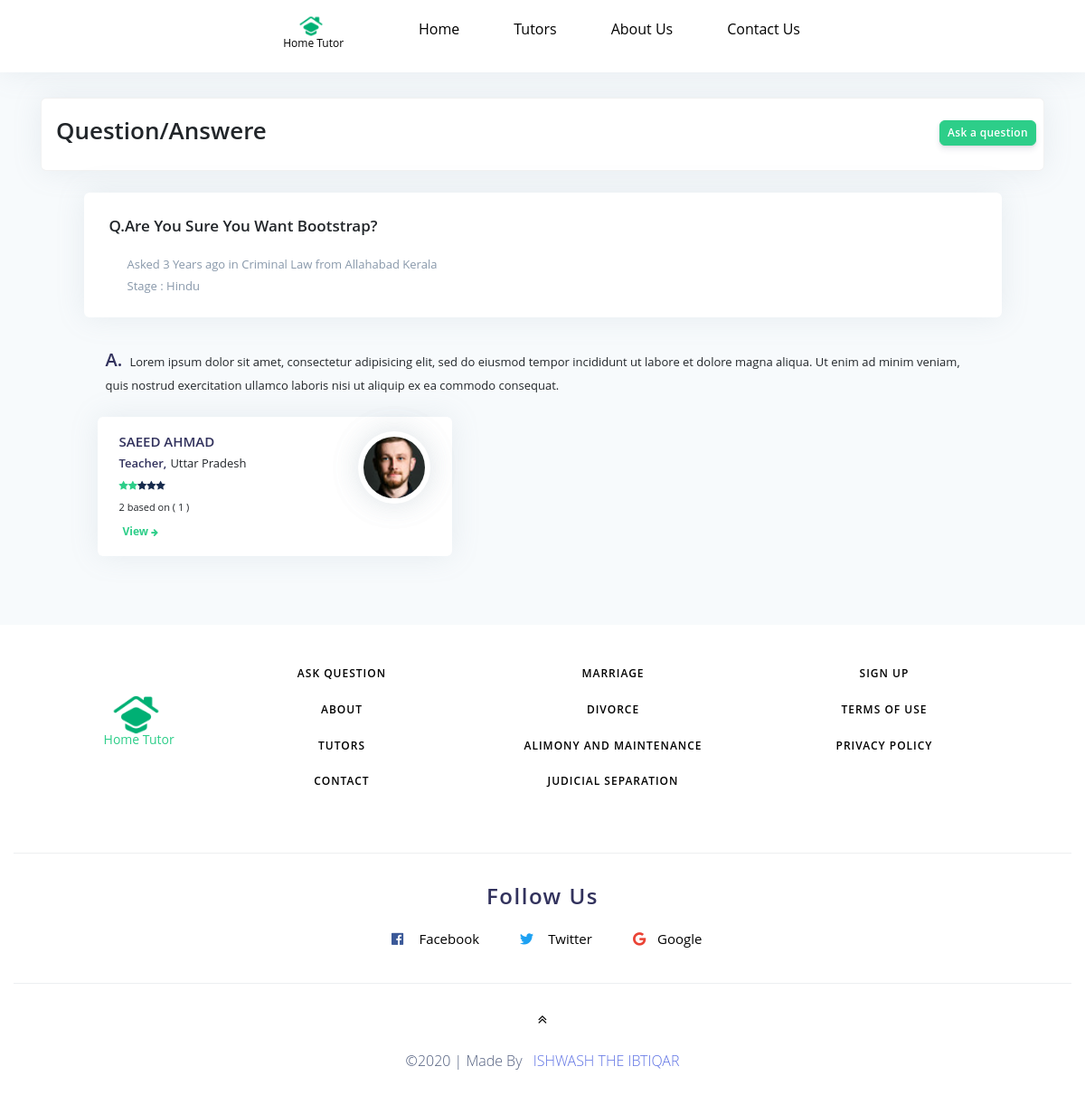
Screenshot of /genviewquestion.php?qt_id=22 with the database file from the repository.
### tables this page shows
CREATE TABLE `tbl_question` (
  `question_id` int(11) NOT NULL,
  `email` varchar(30) NOT NULL,
  `lawarea` varchar(20) NOT NULL,
  `title` varchar(50) NOT NULL,
  `description` varchar(5000) NOT NULL,
  `religion` varchar(10) NOT NULL,
  `state` varchar(5) NOT NULL,
  `district` varchar(5) NOT NULL,
  `pincode` varchar(6) NOT NULL,
  `mo_number` varchar(13) NOT NULL,
  `date` date NOT NULL,
  `time` time NOT NULL
);

CREATE TABLE `tbl_law` (
  `law_id` int(11) NOT NULL,
  `lawname` varchar(100) NOT NULL,
  `date` date NOT NULL,
  `time` time NOT NULL
);

CREATE TABLE `tbl_district` (
  `district_id` int(11) NOT NULL,
  `name` varchar(200) NOT NULL,
  `state_id` int(11) NOT NULL,
  `date` date NOT NULL,
  `time` time NOT NULL
);

CREATE TABLE `tbl_state` (
  `state_id` int(11) NOT NULL,
  `name` varchar(100) NOT NULL,
  `date` date NOT NULL,
  `time` time NOT NULL
);

CREATE TABLE `tbl_answere` (
  `answered_id` int(11) NOT NULL,
  `answered` varchar(3000) NOT NULL,
  `lawyer_email` varchar(30) NOT NULL,
  `question_id` int(11) NOT NULL,
  `date` date NOT NULL,
  `time` time NOT NULL
);

CREATE TABLE `tbl_lawyer` (
  `lawyer_id` int(11) NOT NULL,
  `name` varchar(100) NOT NULL,
  `email` varchar(30) NOT NULL,
  `password` varchar(40) NOT NULL,
  `number` varchar(10) NOT NULL,
  `license_number` varchar(15) NOT NULL,
  `language` varchar(200) NOT NULL,
  `practicingarea` varchar(200) NOT NULL,
  `practicingcourt` varchar(1000) NOT NULL,
  `practicingstate` varchar(20) NOT NULL,
  `practicingdistrict` varchar(50) NOT NULL,
  `casehandled` varchar(20) NOT NULL,
  `bar_enroll_date` date NOT NULL,
  `website` varchar(70) NOT NULL,
  `alt_number` varchar(10) NOT NULL,
  `account_number` varchar(60) NOT NULL,
  `ifsc` varchar(15) NOT NULL,
  `state` varchar(20) NOT NULL,
  `district` varchar(20) NOT NULL,
  `locality` varchar(100) NOT NULL,
  `pincode` varchar(6) NOT NULL,
  `filename` varchar(200) NOT NULL,
  `status` int(2) NOT NULL,
  `date_time` datetime NOT NULL
);

CREATE TABLE `tbl_inlawtype` (
  `lawtype_id` int(11) NOT NULL,
  `areaname` varchar(200) NOT NULL,
  `lawarea_id` int(11) NOT NULL,
  `areafontcode` varchar(20) NOT NULL,
  `date` date NOT NULL,
  `time` time NOT NULL
);

### get_time_ago.php (called while the page is built, shortened)
<?php
function get_time_ago($timestamp)
{
  $time_ago = strtotime($timestamp);
  $current_time=time();
  $time_difference= $current_time - $time_ago;
  $seconds= $time_difference;
  $minuts= round($seconds/60);
  $hours= round($seconds/ 3600);
  $days= round($seconds/  86400);
  $weeks= round($seconds/ 604800);
  $months= round($seconds/2629440);
  $years= round($seconds/ 31553280);
  if($seconds <= 60){
    return "just Now";}
  else if($minuts <=60){
     if($minuts==1){
      return "One Minute ago";}
     else{
      return "$minuts Minutes ago";}
  }
  else if($hours <=24){
     if($hours==1){
      return "An Hours ago";}
     else{
      return "$hours Hours ago";}
  }
  else if($days <=7){
     if($days==1){
      return "Yesterday";}
     else{
      return "$days Days ago";}
  }
  else if($weeks <= 4.3)
  {
     if($weeks==1){
      return "A Week ago";}
     else{
      return "$weeks Weeks ago";}
  }
  else if($months <= 12){
     if($months==1){
      return "A Month ago";}
     else{
      return "$months Months ago";}
  }
  else{
     if($years==1){
      return "One Year ago";}
     else{
      return "$years Years ago";}
  }
}
?>

### genviewquestion.php (the view, shortened to what this page needs)
<?php
include("header.php");
include 'config.php';
$qt_id = $_REQUEST['qt_id'];
$query = "SELECT * FROM tbl_question WHERE question_id='$qt_id'";
$result = mysqli_query($connect, $query);
if ($row = mysqli_fetch_array($result)) {
  $title = $row['title'];
  $lawarea_id = $row['lawarea'];
  $religion = $row['religion'];
  $state_id = $row['state'];
  $district_id = $row['district'];
  $date = $row['date'];
  $time = $row['time'];
}
$query1 = "SELECT * FROM tbl_state WHERE state_id='$state_id'";
$result1 = mysqli_query($connect, $query1);
if ($row1 = mysqli_fetch_array($result1)) {
  $state = $row1['name'];
}
$query2 = "SELECT * FROM tbl_district WHERE district_id='$district_id'";
$result2 = mysqli_query($connect, $query2);
if ($row2 = mysqli_fetch_array($result2)) {
  $district = $row2['name'];
}
$query3 = "SELECT * FROM tbl_law WHERE law_id='$lawarea_id'";
$result3 = mysqli_query($connect, $query3);
if ($row3 = mysqli_fetch_array($result3)) {
  $lawname = $row3['lawname'];
}
$query4 = "SELECT * FROM tbl_answere WHERE question_id='$qt_id'";
$result4 = mysqli_query($connect, $query4);
$date_time = $date . " " . $time;
$updateagomsg = get_time_ago($date_time);
?>
<section id="question" class="bg-secondary">
  <div class="container mt-5" id="allanswere">
    <div class="py-3 bg-white shadow card">
      <div class="row">
        <div class="col-md-6 col-8 ">
          <h1 class="ml-3 text-dark">Question/Answere</h1>
        </div>
        <div class="col-md-6 col-4">
          <a href="genaskquestion.php"><button class="btn btn-success  btn-sm mt-2  mr-2 float-right mr-1">Ask a question</button>
          </a>
        </div>
      </div>
    </div>
    <div class="row mt-3 justify-content-center">
      <div class="col-11 text-dark">
        <div class="card mb-2 mt-2 border-0 shadow">
          <div class="card-body">
            <h3><span class="ml-1 text-dark">Q.<?php echo $title; ?></span></h3>
            <small class="text-muted ml-4">Asked <?php echo $updateagomsg ?> in <?php echo $lawname; ?> from <?php echo $district . ' ' . $state; ?></small><br />
            <small class="text-muted ml-4"> Stage : <?php echo $religion; ?></small>
          </div>
        </div>
        <?php
        while ($row4 = mysqli_fetch_array($result4)) {
          $lawyer_email = $row4['lawyer_email'];
          $query5 = "SELECT * FROM tbl_lawyer WHERE email='$lawyer_email'";
          $result5 = mysqli_query($connect, $query5);
          if ($row5 = mysqli_fetch_array($result5)) {
            $lawyerid = $row5['lawyer_id'];
            $lawyer_name = $row5['name'];
            $filename = $row5['filename'];
            $practstate = $row5['practicingstate'];
            $query6 = "SELECT * FROM tbl_state WHERE state_id='$practstate'";
            $result6 = mysqli_query($connect, $query6);
            if ($row6 = mysqli_fetch_array($result6)) {
              $practicingstate = $row6['name'];
            }
          }
        ?>
          <div class="card bg-transparent mt-2 border-0">
            <div class="card-body">
              <span class="h2">A.</span>
              <span class="ml-1" style="font-size: 13px"><span><?php echo $row4['answered']; ?></span></span>
            </div>
            <div class="col-xl-5 col-md-7">
              <div class="card card-stats mb-3 border-0 shadow">
                <div class="card-body">
                  <div class="row">
                    <div class="col">
                      <h4 class="card-title text-uppercase mb-0"><?php echo $lawyer_name ?></h4>
                      <span class="h5 font-weight-bold mb-0">Teacher,</span>
                      <small> <?php echo $practicingstate ?></small><br />
                      <small><span style="font-size: 11px"><?php echo LawyerGetRating($lawyerid); ?> </span></small>
                      <p class="mt-1 mb-0 text-muted carddown text-sm">
                        <a style="font-size: 12px" href="genlawyerprofile.php?la_id=<?php echo $lawyerid; ?>" class="text-success ml-1"> View <i class="fa fa-arrow-right" style="font-size: 9px"></i></a>
                      </p>
                    </div>
                    <div class="col-auto bg-dange">
                      <div class="rounded-circle shadow">
                        <img src="code/profileUpload/<?php echo $filename; ?>" class="img-fluid  rounded-circle shadow" style="padding: 6px; height: 80px;width: 80px">
                      </div>
                    </div>
                  </div>
                </div>
              </div>
            </div>
          </div>
        <?php } ?>
      </div>
    </div>
  </div>
</section>
<?php
include("footer.php")
?>

### lawyer_rating.php (shortened to what this page needs)
<?php
function LawyerGetRating($lawyer_id)
{
  include 'config.php';
  $query2="SELECT * FROM tbl_star WHERE lawyer_id='$lawyer_id'";
  $result2=mysqli_query($connect,$query2);
  $count_user_rating=mysqli_num_rows($result2);
   $query="SELECT SUM(ratepoint)  AS total FROM tbl_star WHERE lawyer_id='$lawyer_id'";
   $result=mysqli_query($connect,$query);
   $row=mysqli_fetch_array($result);
   $total=$row['total'];
   $output='';
   $avg=0;
   if($count_user_rating>0)
   {
   $avg= $total/$count_user_rating;
  	  $point=$avg;
      $remain=5-$point;
      if($remain>=1 AND $remain<2)
      {
    	  $start=4;
      }
      elseif($remain>=2 AND $remain<3)
      {
    	$start=3;
      }
      elseif($remain>=3 AND $remain<4)
      {
    	$start=2;
      }
      elseif($remain>=4 AND $remain<5)
      {
    	$start=1;
      }
      else{
    	$start=6;
      }
     for($i=0; $i<$point; $i++){
	 $output.='<i class="fa fa-star text-green"></i>';
     }
     for ($j=$start; $j<5 ; $j++) {
     $output.='<i class="fa fa-star text-default"></i>';
     }
    }
     $output.='<br/>';
     $output.=round($avg,2) ." based on ( ".$count_user_rating." )";
     return $output;
  }
?>

### footer.php
<?php
$query = "SELECT * FROM tbl_inlawtype ORDER BY lawtype_id LIMIT 4";
$result = mysqli_query($connect, $query);
?>
<div>
    <div class="container-fluid py-md-4">
        <div class="row justify-content-center text-center">
            <div class="col-lg-1 col-xl-1 col-md-1 ml-3 footer_grid mt-5 text-green">
                <img src="img/home (1).png" class="img-fulid" style="width: 55px;margin-bottom: 35px">
                <sub><sub><sub><sub><sub><sub><sub><sub><sub><span style="font-size: 14px;margin-left: -68px;">Home Tutor</span></sub></sub></sub></sub></sub></sub></sub></sub></sub>
            </div>
            <div class="col-lg-3 col-xl-3 col-md-3 footer_grid mt-md-0 mt-4">
                <ul class="footer_list">
                    <li>
                        <a href="genaskquestion.php"> Ask Question</a>
                    </li>
                    <li>
                        <a href="about.php"> About</a>
                    </li>
                    <li>
                        <a href="genlawyer.php"> Tutors</a>
                    </li>
                    <li>
                        <a href="contact.php"> Contact</a>
                    </li>
                </ul>
            </div>
            <div class="col-lg-3 col-xl-3 col-md-3 sfooter_grid mt-md-0 mt-sm-4 mt-3">
                <ul class="footer_list">
                    <?php
                    while ($row = mysqli_fetch_array($result)) {
                    ?>
                        <li>
                            <a href="genralsearchlawyer.php?law_id=<?php echo $row['lawtype_id']; ?>"><?php echo $row['areaname']; ?></a>
                        </li>
                    <?php
                    }
                    ?>
                </ul>
            </div>
            <div class="col-lg-3 mt-md-0 mt-sm-4 mt-3">
                <ul class="footer_list">
                    <li>
                        <a href="signup.php">Sign Up</a>
                    </li>
                    <li>
                        <a href="#">Terms of Use</a>
                    </li>
                    <li>
                        <a href="#">Privacy Policy</a>
                    </li>
                </ul>
            </div>
        </div>
        <div class="social_grid">
            <h3 class="fallowUs">Follow Us</h3>
            <div class="social-icons">
                <ul>
                    <li><a href="#"><span class="fab fa-facebook-f"></span> Facebook</a></li>
                    <li><a href="#"><span class="fab fa-twitter"></span> Twitter</a></li>
                    <li><a href="#"><span class="fab fa-google"></span>Google</a></li>
                </ul>
            </div>
        </div>
        <div class="move-top text-center mt-lg-4 mt-3">
            <a href="#top"><span class="fa fa-angle-double-up" aria-hidden="true"></span></a>
        </div>
        <div class="rinfo">
            <p class="text-center mt-3">&copy;2020 | Made By <a href="" class="text-uppercase ml-2"> Ishwash The Ibtiqar</a></p>
        </div>
    </div>
</div>

### css/headerstyle.css (style rules this page uses)
p { margin:0; }
section { padding: 60px 0; }

### css/style.css (style rules this page uses)
html { scroll-behavior: smooth; }
body { overflow-x: hidden; background: #fff; }
.footer_list li { list-style: none; }
.footer_list li a { text-decoration: none; text-transform: uppercase; letter-spacing: 1px; font-size: 0.75em; display: block; font-weight: 600; margin: 1.8em 0; color:#000; }
.footer_list li:last-child { margin-bottom: 0; }
h3.fallowUs { font-size: 1.5em; font-weight: 600; letter-spacing: 1.5px; margin-bottom: .7em; line-height: 30px; text-shadow: 0 1px 2px rgba(255, 255, 255, 0.2); }
.move-top span { color: #000; text-align: center; border: none; line-height: 2em; }
.rinfo a { text-decoration: none; }
.social_grid { padding: 2em 0; border-top: 1px solid #edeff1; margin: 3em 0 0 0; text-align: center; border-bottom: 1px solid #edeff1; }
.social-icons ul { padding: 0; margin: 0; }
.social-icons ul li { display: inline-block; margin: 0 1em; }
.social-icons ul li a { text-align: center; font-size: 15px; color: #000; }
.social-icons ul li a span.fab.fa-facebook-f { height: 32px; width: 32px; line-height: 32px; background: transparent; margin-right: 4px; color: #3b5998; transition: 0.5s all; -webkit-transition: 0.5s all; -moz-transition: 0.5s all; -o-transition: 0.5s all; -ms-transition: 0.5s all; }
.social-icons ul li a span.fab.fa-twitter { height: 32px; width: 32px; line-height: 32px; background: transparent; margin-right: 4px; color: #1da1f2; transition: 0.5s all; -webkit-transition: 0.5s all; -moz-transition: 0.5s all; -o-transition: 0.5s all; -ms-transition: 0.5s all; }
.social-icons ul li a span.fab.fa-google { height: 32px; width: 32px; line-height: 32px; background: transparent; margin-right: 4px; color: #ea4335; transition: 0.5s all; -webkit-transition: 0.5s all; -moz-transition: 0.5s all; -o-transition: 0.5s all; -ms-transition: 0.5s all; }
#question .card .carddown a { font-weight: bold; font-size: 15px; margin-top: -5px; }
#question .card small { font-size: 13px; }

### rows the page displays
tbl_question: title "Are You Sure You Want Bootstrap?", updateagomsg "3 Years ago", religion "Hindu"
tbl_law: lawname "Criminal Law"
tbl_district: name "Allahabad"
tbl_state: name "Kerala"
tbl_answere: answered "Lorem ipsum dolor sit amet, consectetur adipisicing elit, sed do eiusmod tempor incididunt ut labore et dolore magna aliqua. Ut enim ad minim veniam, quis nostrud exercitation ullamco laboris nisi ut aliquip ex ea commodo consequat.", tbl_lawyer.name "SAEED AHMAD", tbl_state.name "Uttar Pradesh", lawyerid "2 based on ( 1 )", tbl_lawyer.filename (picture)
tbl_inlawtype: areaname "MARRIAGE"
tbl_inlawtype: areaname "DIVORCE"
tbl_inlawtype: areaname "ALIMONY AND MAINTENANCE"
tbl_inlawtype: areaname "JUDICIAL SEPARATION"
